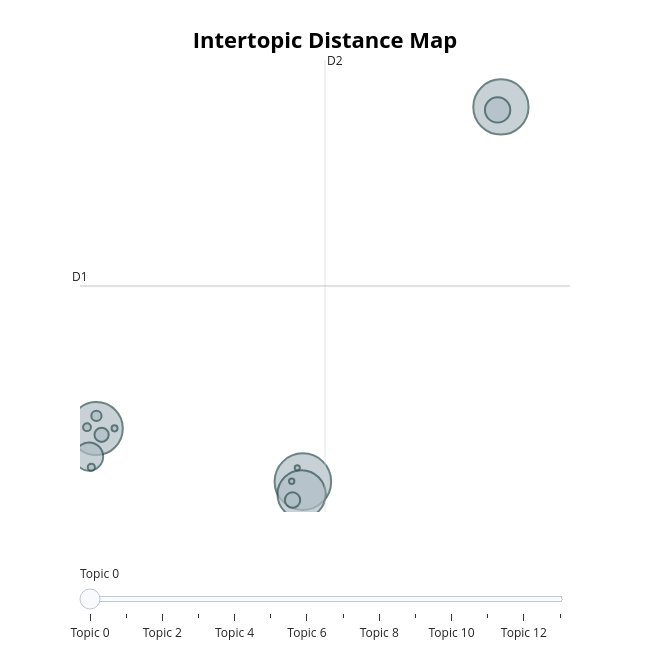
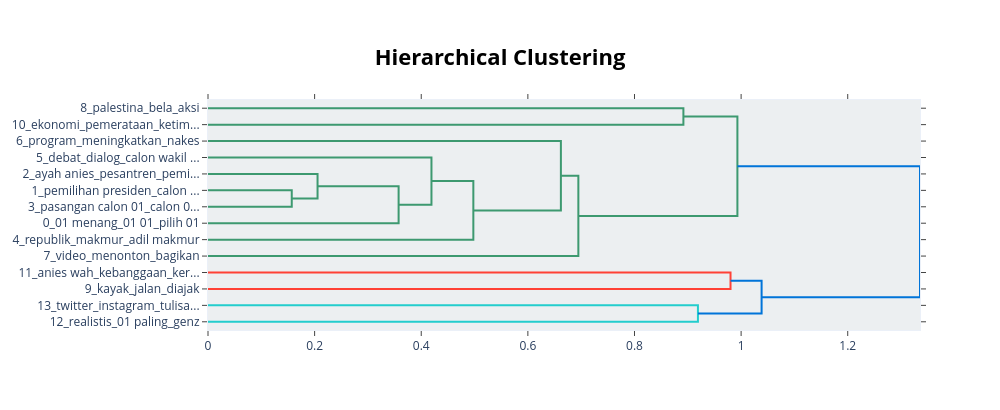
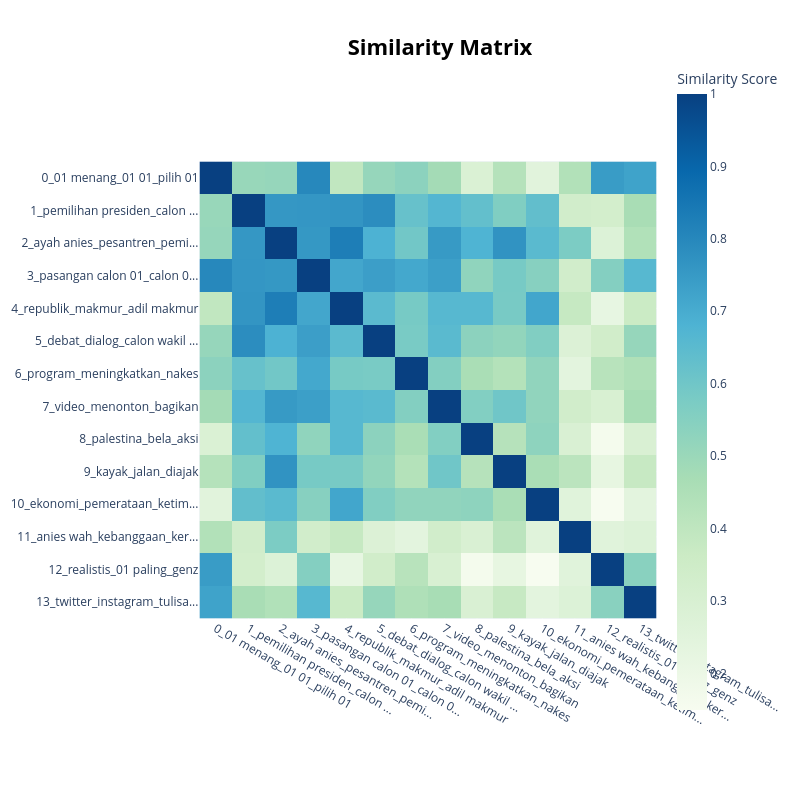
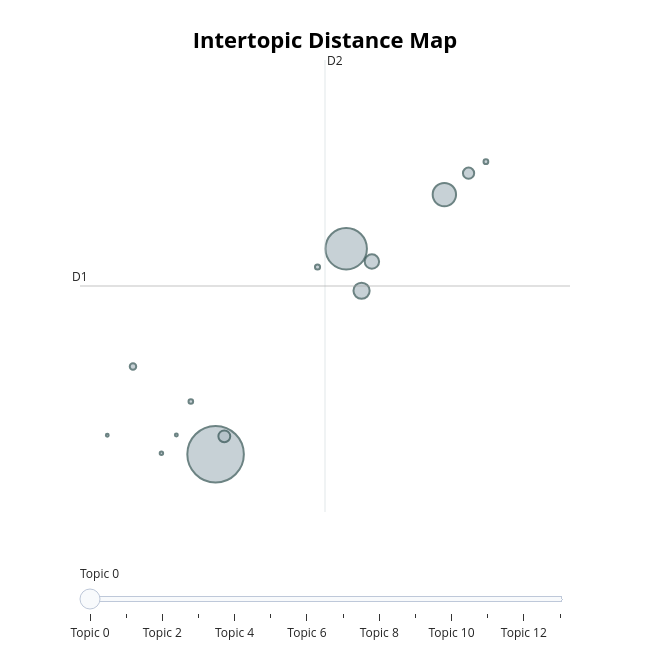

The notebook cell these images were saved under, in order:
### Code cell
df_positive = df_01[df_01['predicted_label'] == 'POSITIVE']
run_topic_modeling(df_positive, group_name='POSITIVE')
df_negative = df_01[df_01['predicted_label'] == 'NEGATIVE']
run_topic_modeling(df_negative, group_name='NEGATIVE')
df_neutral = df_01[df_01['predicted_label'] == 'NEUTRAL']
run_topic_modeling(df_neutral, group_name='NEUTRAL')

### Figure 1 — Plotly figure (JSON) as saved in the notebook; plotly's stock layout.template omitted (floating-point values rounded to 4 significant figures)
{"data": [{"customdata": [[0, "01 menang | 01 01 | pilih 01 | pintar | pendukung 01", 1664], [1, "pemilihan presiden | calon presiden | presiden | pemilihan | wakil", 1587], [2, "ayah anies | pesantren | pemimpin | mas anies | lucu", 1459], [3, "pasangan calon 01 | calon 01 | pendukung 01 | memilih | lebih baik", 1207], [4, "republik | makmur | adil makmur | adil makmur semua | makmur semua", 416], [5, "debat | dialog | calon wakil presiden | calon wakil | wakil presiden", 333], [6, "program | meningkatkan | nakes | kerja | profesional rakyat", 123], [7, "video | menonton | bagikan | sampai | bikin", 105], [8, "palestina | bela | aksi | kemerdekaan | orasi", 54], [9, "kayak | jalan | diajak | tingginya | bocah cilik", 32], [10, "ekonomi | pemerataan | ketimpangan | mewujudkan | pengusaha", 27], [11, "anies wah | kebanggaan | keren anies | anies anies anies | indah", 19], [12, "realistis | 01 paling | genz | aku dukung 01 | pendukung 01 paling", 15], [13, "twitter | instagram | tulisannya | jadi 01 | paling keren", 14]], "hovertemplate": "<b>Topic %{customdata[0]}</b><br>%{customdata[1]}<br>Size: %{customdata[2]}", "legendgroup": "", "marker": {"color": "#B0BEC5", "line": {"color": "DarkSlateGrey", "width": 2}, "size": [1664, 1587, 1459, 1207, 416, 333, 123, 105, 54, 32, 27, 19, 15, 14], "sizemode": "area", "sizeref": 1.04, "symbol": "circle"}, "mode": "markers", "name": "", "orientation": "v", "showlegend": false, "type": "scatter", "x": [10.94, 19.19, 2.334, 10.89, 2.029, 19.06, 10.51, 2.553, 2.338, 1.946, 2.126, 3.093, 10.47, 10.71], "xaxis": "x", "y": [-2.831, 14.45, -0.3831, -3.413, -1.676, 14.31, -3.68, -0.6706, 0.199, -0.3201, -2.169, -0.3743, -2.817, -2.194], "yaxis": "y"}], "layout": {"annotations": [{"showarrow": false, "text": "D1", "x": 1.654, "y": 6.192, "yshift": 10}, {"showarrow": false, "text": "D2", "x": 11.86, "xshift": 10, "y": 16.62}], "height": 650, "hoverlabel": {"bgcolor": "white", "font": {"family": "Rockwell", "size": 16}}, "legend": {"itemsizing": "constant", "tracegroupgap": 0}, "margin": {"t": 60}, "shapes": [{"line": {"color": "#CFD8DC", "width": 2}, "type": "line", "x0": 11.86, "x1": 11.86, "y0": -4.232, "y1": 16.62}, {"line": {"color": "#9E9E9E", "width": 2}, "type": "line", "x0": 1.654, "x1": 22.07, "y0": 6.192, "y1": 6.192}], "sliders": [{"active": 0, "pad": {"t": 50}, "steps": [{"args": [{"marker.color": [["red", "#B0BEC5", "#B0BEC5", "#B0BEC5", "#B0BEC5", "#B0BEC5", "#B0BEC5", "#B0BEC5", "#B0BEC5", "#B0BEC5", "#B0BEC5", "#B0BEC5", "#B0BEC5", "#B0BEC5"]]}], "label": "Topic 0", "method": "update"}, {"args": [{"marker.color": [["#B0BEC5", "red", "#B0BEC5", "#B0BEC5", "#B0BEC5", "#B0BEC5", "#B0BEC5", "#B0BEC5", "#B0BEC5", "#B0BEC5", "#B0BEC5", "#B0BEC5", "#B0BEC5", "#B0BEC5"]]}], "label": "Topic 1", "method": "update"}, {"args": [{"marker.color": [["#B0BEC5", "#B0BEC5", "red", "#B0BEC5", "#B0BEC5", "#B0BEC5", "#B0BEC5", "#B0BEC5", "#B0BEC5", "#B0BEC5", "#B0BEC5", "#B0BEC5", "#B0BEC5", "#B0BEC5"]]}], "label": "Topic 2", "method": "update"}, {"args": [{"marker.color": [["#B0BEC5", "#B0BEC5", "#B0BEC5", "red", "#B0BEC5", "#B0BEC5", "#B0BEC5", "#B0BEC5", "#B0BEC5", "#B0BEC5", "#B0BEC5", "#B0BEC5", "#B0BEC5", "#B0BEC5"]]}], "label": "Topic 3", "method": "update"}, {"args": [{"marker.color": [["#B0BEC5", "#B0BEC5", "#B0BEC5", "#B0BEC5", "red", "#B0BEC5", "#B0BEC5", "#B0BEC5", "#B0BEC5", "#B0BEC5", "#B0BEC5", "#B0BEC5", "#B0BEC5", "#B0BEC5"]]}], "label": "Topic 4", "method": "update"}, {"args": [{"marker.color": [["#B0BEC5", "#B0BEC5", "#B0BEC5", "#B0BEC5", "#B0BEC5", "red", "#B0BEC5", "#B0BEC5", "#B0BEC5", "#B0BEC5", "#B0BEC5", "#B0BEC5", "#B0BEC5", "#B0BEC5"]]}], "label": "Topic 5", "method": "update"}, {"args": [{"marker.color": [["#B0BEC5", "#B0BEC5", "#B0BEC5", "#B0BEC5", "#B0BEC5", "#B0BEC5", "red", "#B0BEC5", "#B0BEC5", "#B0BEC5", "#B0BEC5", "#B0BEC5", "#B0BEC5", "#B0BEC5"]]}], "label": "Topic 6", "method": "update"}, {"args": [{"marker.color": [["#B0BEC5", "#B0BEC5", "#B0BEC5", "#B0BEC5", "#B0BEC5", "#B0BEC5", "#B0BEC5", "red", "#B0BEC5", "#B0BEC5", "#B0BEC5", "#B0BEC5", "#B0BEC5", "#B0BEC5"]]}], "label": "Topic 7", "method": "update"}, {"args": [{"marker.color": [["#B0BEC5", "#B0BEC5", "#B0BEC5", "#B0BEC5", "#B0BEC5", "#B0BEC5", "#B0BEC5", "#B0BEC5", "red", "#B0BEC5", "#B0BEC5", "#B0BEC5", "#B0BEC5", "#B0BEC5"]]}], "label": "Topic 8", "method": "update"}, {"args": [{"marker.color": [["#B0BEC5", "#B0BEC5", "#B0BEC5", "#B0BEC5", "#B0BEC5", "#B0BEC5", "#B0BEC5", "#B0BEC5", "#B0BEC5", "red", "#B0BEC5", "#B0BEC5", "#B0BEC5", "#B0BEC5"]]}], "label": "Topic 9", "method": "update"}, {"args": [{"marker.color": [["#B0BEC5", "#B0BEC5", "#B0BEC5", "#B0BEC5", "#B0BEC5", "#B0BEC5", "#B0BEC5", "#B0BEC5", "#B0BEC5", "#B0BEC5", "red", "#B0BEC5", "#B0BEC5", "#B0BEC5"]]}], "label": "Topic 10", "method": "update"}, {"args": [{"marker.color": [["#B0BEC5", "#B0BEC5", "#B0BEC5", "#B0BEC5", "#B0BEC5", "#B0BEC5", "#B0BEC5", "#B0BEC5", "#B0BEC5", "#B0BEC5", "#B0BEC5", "red", "#B0BEC5", "#B0BEC5"]]}], "label": "Topic 11", "method": "update"}, {"args": [{"marker.color": [["#B0BEC5", "#B0BEC5", "#B0BEC5", "#B0BEC5", "#B0BEC5", "#B0BEC5", "#B0BEC5", "#B0BEC5", "#B0BEC5", "#B0BEC5", "#B0BEC5", "#B0BEC5", "red", "#B0BEC5"]]}], "label": "Topic 12", "method": "update"}, {"args": [{"marker.color": [["#B0BEC5", "#B0BEC5", "#B0BEC5", "#B0BEC5", "#B0BEC5", "#B0BEC5", "#B0BEC5", "#B0BEC5", "#B0BEC5", "#B0BEC5", "#B0BEC5", "#B0BEC5", "#B0BEC5", "red"]]}], "label": "Topic 13", "method": "update"}]}], "title": {"font": {"color": "Black", "size": 22}, "text": "<b>Intertopic Distance Map</b>", "x": 0.5, "xanchor": "center", "y": 0.95, "yanchor": "top"}, "width": 650, "xaxis": {"anchor": "y", "domain": [0, 1], "range": [1.654, 22.07], "title": {"text": ""}, "visible": false}, "yaxis": {"anchor": "x", "domain": [0, 1], "range": [-4.232, 16.62], "title": {"text": ""}, "visible": false}}}

### Figure 2 — Plotly figure (JSON) as saved in the notebook; plotly's stock layout.template omitted (floating-point values rounded to 4 significant figures)
{"data": [{"hoverinfo": "text", "marker": {"color": "rgb(61,153,112)"}, "mode": "lines", "type": "scatter", "x": [0.0, 0.8917, 0.8917, 0.0], "xaxis": "x", "y": [-5.0, -5.0, -15.0, -15.0], "yaxis": "y"}, {"hoverinfo": "text", "marker": {"color": "rgb(61,153,112)"}, "mode": "lines", "type": "scatter", "x": [0.0, 0.1571, 0.1571, 0.0], "xaxis": "x", "y": [-55.0, -55.0, -65.0, -65.0], "yaxis": "y"}, {"hoverinfo": "text", "marker": {"color": "rgb(61,153,112)"}, "mode": "lines", "type": "scatter", "x": [0.0, 0.2055, 0.2055, 0.1571], "xaxis": "x", "y": [-45.0, -45.0, -60.0, -60.0], "yaxis": "y"}, {"hoverinfo": "text", "marker": {"color": "rgb(61,153,112)"}, "mode": "lines", "type": "scatter", "x": [0.2055, 0.3575, 0.3575, 0.0], "xaxis": "x", "y": [-52.5, -52.5, -75.0, -75.0], "yaxis": "y"}, {"hoverinfo": "text", "marker": {"color": "rgb(61,153,112)"}, "mode": "lines", "type": "scatter", "x": [0.0, 0.4192, 0.4192, 0.3575], "xaxis": "x", "y": [-35.0, -35.0, -63.75, -63.75], "yaxis": "y"}, {"hoverinfo": "text", "marker": {"color": "rgb(61,153,112)"}, "mode": "lines", "type": "scatter", "x": [0.4192, 0.4977, 0.4977, 0.0], "xaxis": "x", "y": [-49.38, -49.38, -85.0, -85.0], "yaxis": "y"}, {"hoverinfo": "text", "marker": {"color": "rgb(61,153,112)"}, "mode": "lines", "type": "scatter", "x": [0.0, 0.6619, 0.6619, 0.4977], "xaxis": "x", "y": [-25.0, -25.0, -67.19, -67.19], "yaxis": "y"}, {"hoverinfo": "text", "marker": {"color": "rgb(61,153,112)"}, "mode": "lines", "type": "scatter", "x": [0.6619, 0.6947, 0.6947, 0.0], "xaxis": "x", "y": [-46.09, -46.09, -95.0, -95.0], "yaxis": "y"}, {"hoverinfo": "text", "marker": {"color": "rgb(61,153,112)"}, "mode": "lines", "type": "scatter", "x": [0.8917, 0.993, 0.993, 0.6947], "xaxis": "x", "y": [-10.0, -10.0, -70.55, -70.55], "yaxis": "y"}, {"hoverinfo": "text", "marker": {"color": "rgb(255,65,54)"}, "mode": "lines", "type": "scatter", "x": [0.0, 0.9801, 0.9801, 0.0], "xaxis": "x", "y": [-105.0, -105.0, -115.0, -115.0], "yaxis": "y"}, {"hoverinfo": "text", "marker": {"color": "rgb(35,205,205)"}, "mode": "lines", "type": "scatter", "x": [0.0, 0.919, 0.919, 0.0], "xaxis": "x", "y": [-125.0, -125.0, -135.0, -135.0], "yaxis": "y"}, {"hoverinfo": "text", "marker": {"color": "rgb(0,116,217)"}, "mode": "lines", "type": "scatter", "x": [0.9801, 1.038, 1.038, 0.919], "xaxis": "x", "y": [-110.0, -110.0, -130.0, -130.0], "yaxis": "y"}, {"hoverinfo": "text", "marker": {"color": "rgb(0,116,217)"}, "mode": "lines", "type": "scatter", "x": [0.993, 1.336, 1.336, 1.038], "xaxis": "x", "y": [-40.27, -40.27, -120.0, -120.0], "yaxis": "y"}], "layout": {"autosize": false, "height": 410, "hoverlabel": {"bgcolor": "white", "font": {"family": "Rockwell", "size": 16}}, "hovermode": "closest", "plot_bgcolor": "#ECEFF1", "showlegend": false, "title": {"font": {"color": "Black", "size": 22}, "text": "<b>Hierarchical Clustering</b>", "x": 0.5, "xanchor": "center", "yanchor": "top"}, "width": 1000, "xaxis": {"mirror": "allticks", "rangemode": "tozero", "showgrid": false, "showline": true, "showticklabels": true, "ticks": "outside", "type": "linear", "zeroline": false}, "yaxis": {"mirror": "allticks", "range": [-140, 0], "rangemode": "tozero", "showgrid": false, "showline": true, "showticklabels": true, "tickmode": "array", "ticks": "outside", "ticktext": ["8_palestina_bela_aksi", "10_ekonomi_pemerataan_ketim...", "6_program_meningkatkan_nakes", "5_debat_dialog_calon wakil ...", "2_ayah anies_pesantren_pemi...", "1_pemilihan presiden_calon ...", "3_pasangan calon 01_calon 0...", "0_01 menang_01 01_pilih 01", "4_republik_makmur_adil makmur", "7_video_menonton_bagikan", "11_anies wah_kebanggaan_ker...", "9_kayak_jalan_diajak", "13_twitter_instagram_tulisa...", "12_realistis_01 paling_genz"], "tickvals": [-5, -15, -25, -35, -45, -55, -65, -75, -85, -95, -105, -115, -125, -135], "type": "linear", "zeroline": false}}}

### Figure 3 — Plotly figure (JSON) as saved in the notebook; plotly's stock layout.template omitted (floating-point values rounded to 4 significant figures; data arrays with more than 128 entries replaced by an {"elided": "..."} marker saying what was removed)
{"data": [{"coloraxis": "coloraxis", "hovertemplate": "x: %{x}<br>y: %{y}<br>Similarity Score: %{z}<extra></extra>", "name": "0", "type": "heatmap", "x": ["0_01 menang_01 01_pilih 01", "1_pemilihan presiden_calon ...", "2_ayah anies_pesantren_pemi...", "3_pasangan calon 01_calon 0...", "4_republik_makmur_adil makmur", "5_debat_dialog_calon wakil ...", "6_program_meningkatkan_nakes", "7_video_menonton_bagikan", "8_palestina_bela_aksi", "9_kayak_jalan_diajak", "10_ekonomi_pemerataan_ketim...", "11_anies wah_kebanggaan_ker...", "12_realistis_01 paling_genz", "13_twitter_instagram_tulisa..."], "xaxis": "x", "y": ["0_01 menang_01 01_pilih 01", "1_pemilihan presiden_calon ...", "2_ayah anies_pesantren_pemi...", "3_pasangan calon 01_calon 0...", "4_republik_makmur_adil makmur", "5_debat_dialog_calon wakil ...", "6_program_meningkatkan_nakes", "7_video_menonton_bagikan", "8_palestina_bela_aksi", "9_kayak_jalan_diajak", "10_ekonomi_pemerataan_ketim...", "11_anies wah_kebanggaan_ker...", "12_realistis_01 paling_genz", "13_twitter_instagram_tulisa..."], "yaxis": "y", "z": {"elided": "14x14 float values"}}], "layout": {"coloraxis": {"colorbar": {"title": {"text": "Similarity Score"}}, "colorscale": [[0, "rgb(247,252,240)"], [0.125, "rgb(224,243,219)"], [0.25, "rgb(204,235,197)"], [0.375, "rgb(168,221,181)"], [0.5, "rgb(123,204,196)"], [0.625, "rgb(78,179,211)"], [0.75, "rgb(43,140,190)"], [0.875, "rgb(8,104,172)"], [1, "rgb(8,64,129)"]]}, "height": 800, "hoverlabel": {"bgcolor": "white", "font": {"family": "Rockwell", "size": 16}}, "legend": {"title": {"text": "Trend"}}, "margin": {"t": 60}, "showlegend": true, "title": {"font": {"color": "Black", "size": 22}, "text": "<b>Similarity Matrix</b>", "x": 0.55, "xanchor": "center", "y": 0.95, "yanchor": "top"}, "width": 800, "xaxis": {"anchor": "y", "constrain": "domain", "domain": [0, 1], "scaleanchor": "y"}, "yaxis": {"anchor": "x", "autorange": "reversed", "constrain": "domain", "domain": [0, 1]}}}

### Figure 4 — Plotly figure (JSON) as saved in the notebook; plotly's stock layout.template omitted (floating-point values rounded to 4 significant figures)
{"data": [{"customdata": [[0, "menang | survei | 01 menang | pintar | buzzer 01", 4376], [1, "presiden | demokrasi | pemilihan | video | calon presiden", 2348], [2, "umum | anies anies | pemilihan umum | warga | ayah", 748], [3, "debat | wakil | pas | presiden | calon presiden", 359], [4, "identitas | agama | ulama | ikut | bawa", 284], [5, "twitter | media | media sosial | sosial | berita", 193], [6, "salah fokus | tertawa | mirip | blunder | melulu", 173], [7, "model | model begini | template | begini anies | entah", 57], [8, "israel | amerika | lemah | mau kalah | koar", 36], [9, "zionis | anies anies | saja anies | dingin | apa anies", 31], [10, "perusahaan | simpatik | hobi | lawannya | respon", 29], [11, "amerika | antek | 01 profesional | khilafah | state of", 16], [12, "galak | biasanya | 01 antek | tampil | 01 dikasih", 12], [13, "viral | timnas | cuma takut | mendowngrade | bikin konten", 11]], "hovertemplate": "<b>Topic %{customdata[0]}</b><br>%{customdata[1]}<br>Size: %{customdata[2]}", "legendgroup": "", "marker": {"color": "#B0BEC5", "line": {"color": "DarkSlateGrey", "width": 2}, "size": [4376, 2348, 748, 359, 284, 193, 173, 57, 36, 31, 29, 16, 12, 11], "sizemode": "area", "sizeref": 2.735, "symbol": "circle"}, "mode": "markers", "name": "", "orientation": "v", "showlegend": false, "type": "scatter", "x": [3.29, 4.771, 5.884, 4.946, 5.063, 3.389, 6.159, 2.354, 4.446, 6.356, 3.01, 2.676, 2.845, 2.062], "xaxis": "x", "y": [11.17, 17.13, 18.7, 15.91, 16.76, 11.69, 19.32, 13.71, 16.6, 19.65, 12.7, 11.2, 11.72, 11.72], "yaxis": "y"}], "layout": {"annotations": [{"showarrow": false, "text": "D1", "x": 1.753, "y": 16.05, "yshift": 10}, {"showarrow": false, "text": "D2", "x": 4.531, "xshift": 10, "y": 22.6}], "height": 650, "hoverlabel": {"bgcolor": "white", "font": {"family": "Rockwell", "size": 16}}, "legend": {"itemsizing": "constant", "tracegroupgap": 0}, "margin": {"t": 60}, "shapes": [{"line": {"color": "#CFD8DC", "width": 2}, "type": "line", "x0": 4.531, "x1": 4.531, "y0": 9.494, "y1": 22.6}, {"line": {"color": "#9E9E9E", "width": 2}, "type": "line", "x0": 1.753, "x1": 7.309, "y0": 16.05, "y1": 16.05}], "sliders": [{"active": 0, "pad": {"t": 50}, "steps": [{"args": [{"marker.color": [["red", "#B0BEC5", "#B0BEC5", "#B0BEC5", "#B0BEC5", "#B0BEC5", "#B0BEC5", "#B0BEC5", "#B0BEC5", "#B0BEC5", "#B0BEC5", "#B0BEC5", "#B0BEC5", "#B0BEC5"]]}], "label": "Topic 0", "method": "update"}, {"args": [{"marker.color": [["#B0BEC5", "red", "#B0BEC5", "#B0BEC5", "#B0BEC5", "#B0BEC5", "#B0BEC5", "#B0BEC5", "#B0BEC5", "#B0BEC5", "#B0BEC5", "#B0BEC5", "#B0BEC5", "#B0BEC5"]]}], "label": "Topic 1", "method": "update"}, {"args": [{"marker.color": [["#B0BEC5", "#B0BEC5", "red", "#B0BEC5", "#B0BEC5", "#B0BEC5", "#B0BEC5", "#B0BEC5", "#B0BEC5", "#B0BEC5", "#B0BEC5", "#B0BEC5", "#B0BEC5", "#B0BEC5"]]}], "label": "Topic 2", "method": "update"}, {"args": [{"marker.color": [["#B0BEC5", "#B0BEC5", "#B0BEC5", "red", "#B0BEC5", "#B0BEC5", "#B0BEC5", "#B0BEC5", "#B0BEC5", "#B0BEC5", "#B0BEC5", "#B0BEC5", "#B0BEC5", "#B0BEC5"]]}], "label": "Topic 3", "method": "update"}, {"args": [{"marker.color": [["#B0BEC5", "#B0BEC5", "#B0BEC5", "#B0BEC5", "red", "#B0BEC5", "#B0BEC5", "#B0BEC5", "#B0BEC5", "#B0BEC5", "#B0BEC5", "#B0BEC5", "#B0BEC5", "#B0BEC5"]]}], "label": "Topic 4", "method": "update"}, {"args": [{"marker.color": [["#B0BEC5", "#B0BEC5", "#B0BEC5", "#B0BEC5", "#B0BEC5", "red", "#B0BEC5", "#B0BEC5", "#B0BEC5", "#B0BEC5", "#B0BEC5", "#B0BEC5", "#B0BEC5", "#B0BEC5"]]}], "label": "Topic 5", "method": "update"}, {"args": [{"marker.color": [["#B0BEC5", "#B0BEC5", "#B0BEC5", "#B0BEC5", "#B0BEC5", "#B0BEC5", "red", "#B0BEC5", "#B0BEC5", "#B0BEC5", "#B0BEC5", "#B0BEC5", "#B0BEC5", "#B0BEC5"]]}], "label": "Topic 6", "method": "update"}, {"args": [{"marker.color": [["#B0BEC5", "#B0BEC5", "#B0BEC5", "#B0BEC5", "#B0BEC5", "#B0BEC5", "#B0BEC5", "red", "#B0BEC5", "#B0BEC5", "#B0BEC5", "#B0BEC5", "#B0BEC5", "#B0BEC5"]]}], "label": "Topic 7", "method": "update"}, {"args": [{"marker.color": [["#B0BEC5", "#B0BEC5", "#B0BEC5", "#B0BEC5", "#B0BEC5", "#B0BEC5", "#B0BEC5", "#B0BEC5", "red", "#B0BEC5", "#B0BEC5", "#B0BEC5", "#B0BEC5", "#B0BEC5"]]}], "label": "Topic 8", "method": "update"}, {"args": [{"marker.color": [["#B0BEC5", "#B0BEC5", "#B0BEC5", "#B0BEC5", "#B0BEC5", "#B0BEC5", "#B0BEC5", "#B0BEC5", "#B0BEC5", "red", "#B0BEC5", "#B0BEC5", "#B0BEC5", "#B0BEC5"]]}], "label": "Topic 9", "method": "update"}, {"args": [{"marker.color": [["#B0BEC5", "#B0BEC5", "#B0BEC5", "#B0BEC5", "#B0BEC5", "#B0BEC5", "#B0BEC5", "#B0BEC5", "#B0BEC5", "#B0BEC5", "red", "#B0BEC5", "#B0BEC5", "#B0BEC5"]]}], "label": "Topic 10", "method": "update"}, {"args": [{"marker.color": [["#B0BEC5", "#B0BEC5", "#B0BEC5", "#B0BEC5", "#B0BEC5", "#B0BEC5", "#B0BEC5", "#B0BEC5", "#B0BEC5", "#B0BEC5", "#B0BEC5", "red", "#B0BEC5", "#B0BEC5"]]}], "label": "Topic 11", "method": "update"}, {"args": [{"marker.color": [["#B0BEC5", "#B0BEC5", "#B0BEC5", "#B0BEC5", "#B0BEC5", "#B0BEC5", "#B0BEC5", "#B0BEC5", "#B0BEC5", "#B0BEC5", "#B0BEC5", "#B0BEC5", "red", "#B0BEC5"]]}], "label": "Topic 12", "method": "update"}, {"args": [{"marker.color": [["#B0BEC5", "#B0BEC5", "#B0BEC5", "#B0BEC5", "#B0BEC5", "#B0BEC5", "#B0BEC5", "#B0BEC5", "#B0BEC5", "#B0BEC5", "#B0BEC5", "#B0BEC5", "#B0BEC5", "red"]]}], "label": "Topic 13", "method": "update"}]}], "title": {"font": {"color": "Black", "size": 22}, "text": "<b>Intertopic Distance Map</b>", "x": 0.5, "xanchor": "center", "y": 0.95, "yanchor": "top"}, "width": 650, "xaxis": {"anchor": "y", "domain": [0, 1], "range": [1.753, 7.309], "title": {"text": ""}, "visible": false}, "yaxis": {"anchor": "x", "domain": [0, 1], "range": [9.494, 22.6], "title": {"text": ""}, "visible": false}}}
